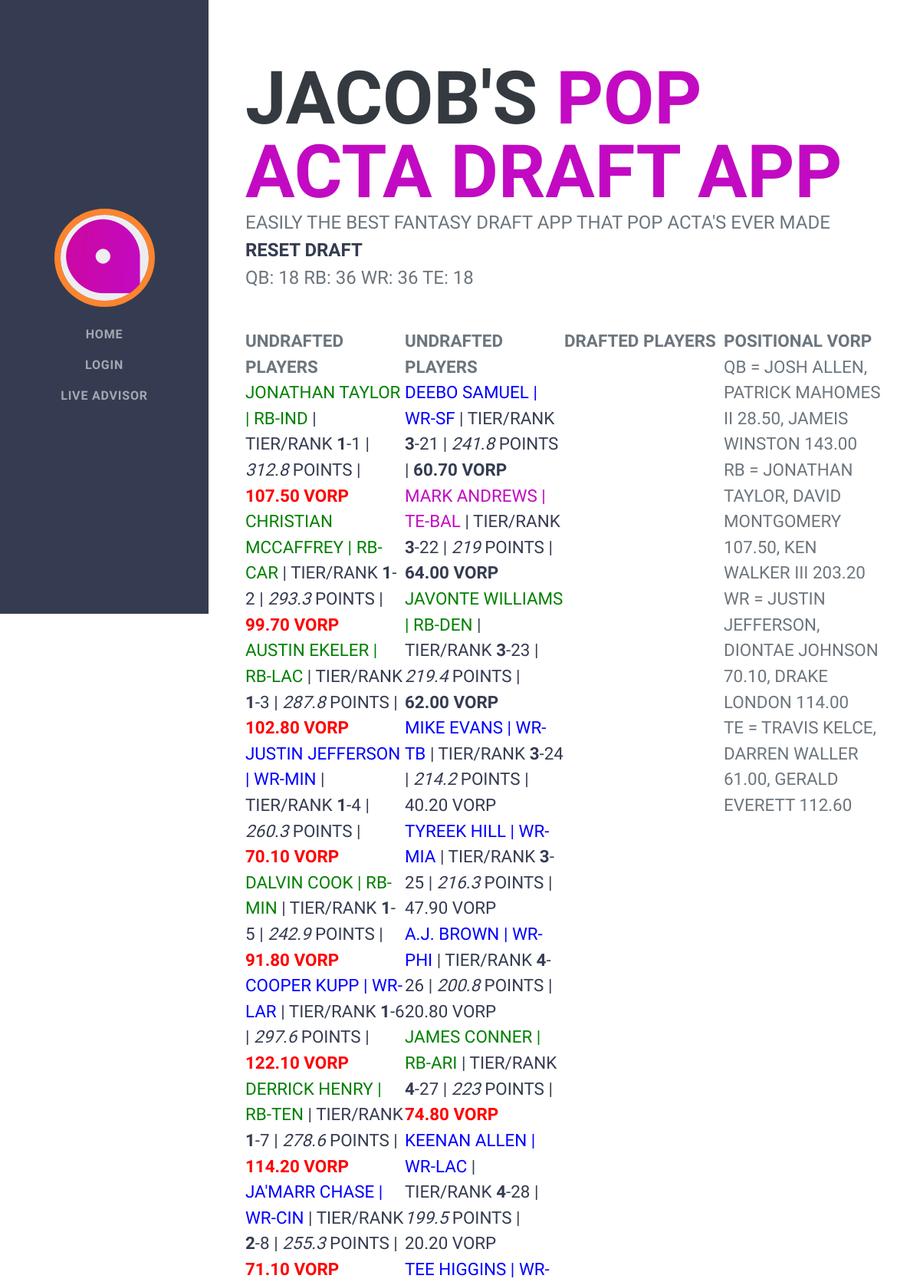
The page /players (upper part) on the database its author committed.
### app/models.py (models this page shows, shortened)
class DraftStatus(db.Model):
    id = db.Column(db.Integer, primary_key=True)
    CurrentTeam = db.Column(db.Integer, default=1)
    CurrentDraftPick = db.Column(db.Integer, default=1)
    DraftDirection = db.Column(db.Integer, default=1)
    TotalQB = db.Column(db.Integer, default=1)
    TotalRB = db.Column(db.Integer, default=2)
    TotalWR = db.Column(db.Integer, default=2)
    TotalTE = db.Column(db.Integer, default=1)
    TotalFLEX = db.Column(db.Integer, default=1)
    TotalDST = db.Column(db.Integer, default=1)
    TotalTeams = db.Column(db.Integer, default=12)
    def RemainingStarters(self):
        QBDrafted = (
            db.session.query(Player.id)
            .filter(Player.ownership_group > 0, Player.position == "QB")
            .count()
        )
        RBDrafted = (
            db.session.query(Player.id)
            .filter(Player.ownership_group > 0, Player.position == "RB")
            .count()
        )
        WRDrafted = (
            db.session.query(Player.id)
            .filter(Player.ownership_group > 0, Player.position == "WR")
            .count()
        )
        TEDrafted = (
            db.session.query(Player.id)
            .filter(Player.ownership_group > 0, Player.position == "WR")
            .count()
        )
        RQB = (self.TotalQB * 18) - QBDrafted
        RRB = (self.TotalRB * 18) - RBDrafted
        RWR = (self.TotalWR * 18) - WRDrafted
        RTE = (self.TotalTE * 18) - TEDrafted
        return RQB, RRB, RWR, RTE
    def PosVorp(self, Position):
        AlreadyDrafted = (
            db.session.query(Player.id)
            .filter(Player.ownership_group > 0, Player.position == Position)
            .count()
        )
        if Position == "QB":
            RemainingSlots = (self.TotalQB * self.TotalTeams) - AlreadyDrafted
        elif Position == "RB":
            RemainingSlots = (self.TotalRB * self.TotalTeams) - AlreadyDrafted
        elif Position == "WR":
            RemainingSlots = (self.TotalWR * self.TotalTeams) - AlreadyDrafted
        elif Position == "TE":
            RemainingSlots = (self.TotalTE * self.TotalTeams) - AlreadyDrafted
        else:
            RemaingSlots = 0
        TopPick = (
            Player.query.filter(
                Player.ownership_group == 0, Player.position == Position
            )
            .order_by(text("draftrank asc"))
            .first()
        )
        RelatedPicks = 0
        DraftRound = (
            Player.query.filter(Player.ownership_group == 0)
            .order_by(text("draftrank asc"))
            .limit(36)
        )
        for player in DraftRound:
            if player.position == Position:
                RelatedPicks += 1
        try:
            NextRoundPick = (
                Player.query.filter(
                    Player.pointprojection < TopPick.pointprojection,
                    Player.ownership_group == 0,
                    Player.position == Position,
                )
                .order_by(text("draftrank asc"))
                .offset(RelatedPicks)
                .first()
            )
        except Exception as errmsg:
            NextRoundPick = TopPick
        BottomPick = (
            Player.query.filter(
                Player.ownership_group == 0, Player.position == Position
            )
            .order_by(text("draftrank asc"))
            .offset(RemainingSlots)
            .first()
        )
        return TopPick, NextRoundPick, BottomPick

class Player(db.Model):
    id = db.Column(db.Integer, primary_key=True)
    playername = db.Column(db.String(120), index=True, unique=True)
    position = db.Column(db.String(5), index=True, unique=False)
    team = db.Column(db.String(5), index=True, unique=False)
    tier = db.Column(db.Integer, index=True, default=0)
    draftrank = db.Column(db.Integer, index=True, default=0)
    pointprojection = db.Column(db.Integer, index=True, default=0)
    vorpatdraft = db.Column(db.Integer, default=0)
    ownership_group = db.Column(db.Integer, index=True, default=0)
    draft_pick = db.Column(db.Integer, default=0)
    def Vorp(self):
        RelatedPicks = 0
        DraftRound = (
            Player.query.filter(Player.ownership_group == 0)
            .order_by(text("draftrank asc"))
            .limit(36)
        )
        for player in DraftRound:
            if player.position == self.position:
                RelatedPicks += 1
        try:
            NextPlayer = (
                Player.query.filter(
                    Player.pointprojection < self.pointprojection,
                    Player.ownership_group == 0,
                    Player.position == self.position,
                )
                .order_by(text("draftrank asc"))
                .offset(RelatedPicks)
                .first()
            )
        except Exception as errmsg:
            NextPlayer = None
        if NextPlayer:
            VorpValue = self.pointprojection - NextPlayer.pointprojection
        else:
            VorpValue = 0
        return VorpValue

### app/routes.py (the view)
@app.route('/players')
def players():
    UndraftedPlayers1 = Player.query.filter(Player.ownership_group == 0).order_by(text('draftrank asc')).limit(20)
    UndraftedPlayers2 = Player.query.filter(Player.ownership_group == 0).order_by(text('draftrank asc')).offset(20).limit(20)
    DraftedPlayers = Player.query.filter(Player.ownership_group > 0).order_by(text('draft_pick desc')).limit(20)
    CurrentDraftStatus = DraftStatus.query.filter(DraftStatus.id == 1).first()
    QBVorp = CurrentDraftStatus.PosVorp('QB')
    RBVorp = CurrentDraftStatus.PosVorp('RB')
    WRVorp = CurrentDraftStatus.PosVorp('WR')
    TEVorp = CurrentDraftStatus.PosVorp('TE')
    return render_template('players.html',
                           title='Players',
                           UndraftedPlayers1=UndraftedPlayers1,
                           UndraftedPlayers2=UndraftedPlayers2,
                           DraftedPlayers=DraftedPlayers,
                           DraftStatus=CurrentDraftStatus,
                           QBVorp = QBVorp,
                           RBVorp = RBVorp,
                           WRVorp = WRVorp,
                           TEVorp = TEVorp
                          )

### app/templates/players.html (shortened to what this page needs)
{% extends "base.html" %}
{% block content %}
<section class="resume-section" id="about">
    <div class="resume-section-content">
        <h1 class="mb-0">
            Jacob's
            <span class="text-primary">Pop Acta Draft App</span>
        </h1>
            <div class="subheading mb-5">
                Easily The Best Fantasy Draft App That Pop Acta's Ever Made<br />
                <a href="{{ '/resetdraft' }}"><b>Reset Draft</b></a><br />
                QB: {{ DraftStatus.RemainingStarters()[0] }} RB: {{ DraftStatus.RemainingStarters()[1] }} WR: {{ DraftStatus.RemainingStarters()[2] }} TE: {{ DraftStatus.RemainingStarters()[3] }}
            </div>
            <div class="player-lists">
                    <div class="col-2">
                        <div class="player-text-1">
                            <b>Undrafted Players</b><br />
                            {% for player in UndraftedPlayers1 %}
                            <a href="{{ '/updateplayerownership/%i' %player.id }}"><span {% if player.position == 'QB' %} class="QB"
                                                                                         {% elif player.position == 'RB' %} class="RB"
                                                                                         {% elif player.position == 'WR' %} class="WR"
                                                                                         {% elif player.position == 'TE' %} class="TE"
                                                                                         {% endif %}>{{ player.playername }} | {{ player.position }}-{{ player.team }}</span> | Tier/Rank <b>{{ player.tier }}</b>-{{ player.draftrank }} | <i>{{ player.pointprojection }}</i> points |
                            {% if player.Vorp() > 50 %}<span class="HighVorp"> {% endif %}{% if player.Vorp() > 70 %}<span class="QB"> {% endif %} {{'%0.2f'| format(player.Vorp()|float)}} VORP </span></span></a><br />
                            {% endfor %}
                        </div>
                    </div>
                    <div class="col-2">
                        <div class="player-text-1">
                            <b>Undrafted Players</b><br />
                            {% for player in UndraftedPlayers2 %}
                            <a href="{{ '/updateplayerownership/%i' %player.id }}"><span {% if player.position == 'QB' %} class="QB"
                                                                                         {% elif player.position == 'RB' %} class="RB"
                                                                                         {% elif player.position == 'WR' %} class="WR"
                                                                                         {% elif player.position == 'TE' %} class="TE"
                                                                                         {% endif %}>{{ player.playername }} | {{ player.position }}-{{ player.team }}</span> | Tier/Rank <b>{{ player.tier }}</b>-{{ player.draftrank }} | <i>{{ player.pointprojection }}</i> points |
                                                                                         {% if player.Vorp() > 50 %}<span class="HighVorp"> {% endif %}{% if player.Vorp() > 70 %}<span class="QB"> {% endif %} {{'%0.2f'| format(player.Vorp()|float)}} VORP </span></span></a><br />
                            {% endfor %}
                        </div>
                    </div>
                    <div class="col-2">
                        <div class="player-text-1">
                            <b>Drafted Players</b><br />
                        </div>
                    </div>
                    <div class="col-2">
                        <div class="player-text-1">
                            <b>Positional VORP</b><br />
                            QB = {{ QBVorp[0].playername }}, {{ QBVorp[1].playername }} {{'%0.2f'| format((QBVorp[0].pointprojection - QBVorp[1].pointprojection)|float) }}, {{ QBVorp[2].playername }} {{'%0.2f'| format((QBVorp[0].pointprojection - QBVorp[2].pointprojection)|float) }} <br />
                            RB = {{ RBVorp[0].playername }}, {{ RBVorp[1].playername }} {{'%0.2f'| format((RBVorp[0].pointprojection - RBVorp[1].pointprojection)|float) }}, {{ RBVorp[2].playername }} {{'%0.2f'| format((RBVorp[0].pointprojection - RBVorp[2].pointprojection)|float) }} <br />
                            WR = {{ WRVorp[0].playername }}, {{ WRVorp[1].playername }} {{'%0.2f'| format((WRVorp[0].pointprojection - WRVorp[1].pointprojection)|float) }}, {{ WRVorp[2].playername }} {{'%0.2f'| format((WRVorp[0].pointprojection - WRVorp[2].pointprojection)|float) }} <br />
                            TE = {{ TEVorp[0].playername }}, {{ TEVorp[1].playername }} {{'%0.2f'| format((TEVorp[0].pointprojection - TEVorp[1].pointprojection)|float) }}, {{ TEVorp[2].playername }} {{'%0.2f'| format((TEVorp[0].pointprojection - TEVorp[2].pointprojection)|float) }} <br />
                        </div>
                    </div>
            </div>
            <br /><br /><br /><br />
        </div>
    </div>
{% endblock %}

### app/templates/base.html (shortened to what this page needs)
<!DOCTYPE html>
<html lang="en">
    <head>
        <link href="{{ url_for('static', filename='css/styles.css') }}" rel="stylesheet" />
    </head>
    <body id="page-top">
        <nav class="navbar navbar-expand-lg navbar-dark bg-primary fixed-top" id="sideNav">
            <a class="navbar-brand js-scroll-trigger" href="#page-top">
                <span class="d-none d-lg-block"><img class="img-fluid img-profile rounded-circle mx-auto mb-2" src="{{ url_for('static', filename='assets/img/icon.png') }}" alt="..." /></span>
            </a>
            <div class="collapse navbar-collapse" id="navbarResponsive">
                <ul class="navbar-nav">
                    <li class="nav-item"><a class="nav-link js-scroll-trigger" href="{{ url_for('index') }}">Home</a></li>
                    <li class="nav-item"><a class="nav-link js-scroll-trigger" href="{{ url_for('login') }}">Login</a></li>
                    <li class="nav-item"><a class="nav-link js-scroll-trigger" href="{{ url_for('players') }}">Live Advisor</a></li>
                </ul>
            </div>
        </nav>
        <div class="container-fluid p-0">
        {% block content %}{% endblock %}
    </body>
</html>

### rows shown on the page
DraftStatus: TotalQB+TotalRB+TotalWR "18", TotalQB+TotalRB+TotalWR "36"
Player: playername "JONATHAN TAYLOR", position "RB", team "IND", tier "1", draftrank "1", pointprojection "312.8", Vorp "107.50", Vorp "99.70", Vorp "102.80", Vorp "70.10", Vorp "91.80", Vorp "122.10", Vorp "114.20", Vorp "71.10", Vorp "60.70", Vorp "64.00", Vorp "62.00", Vorp "40.20", Vorp "47.90", Vorp "20.80", Vorp "74.80", Vorp "20.20", pointprojection.pointprojection "107.50", pointprojection.pointprojection "203.20"
Player: playername "CHRISTIAN MCCAFFREY", position "RB", team "CAR", tier "1", draftrank "2", pointprojection "293.3"
Player: playername "AUSTIN EKELER", position "RB", team "LAC", tier "1", draftrank "3", pointprojection "287.8"
Player: playername "JUSTIN JEFFERSON", position "WR", team "MIN", tier "1", draftrank "4", pointprojection "260.3", pointprojection.pointprojection "70.10", pointprojection.pointprojection "114.00"
Player: playername "DALVIN COOK", position "RB", team "MIN", tier "1", draftrank "5", pointprojection "242.9"
Player: playername "COOPER KUPP", position "WR", team "LAR", tier "1", draftrank "6", pointprojection "297.6"
Player: playername "DERRICK HENRY", position "RB", team "TEN", tier "1", draftrank "7", pointprojection "278.6"
Player: playername "JA'MARR CHASE", position "WR", team "CIN", tier "2", draftrank "8", pointprojection "255.3"
Player: playername "DEEBO SAMUEL", position "WR", team "SF", tier "3", draftrank "21", pointprojection "241.8"
Player: playername "MARK ANDREWS", position "TE", team "BAL", tier "3", draftrank "22", pointprojection "219"
Player: playername "JAVONTE WILLIAMS", position "RB", team "DEN", tier "3", draftrank "23", pointprojection "219.4"
Player: playername "MIKE EVANS", position "WR", team "TB", tier "3", draftrank "24", pointprojection "214.2"
Player: playername "TYREEK HILL", position "WR", team "MIA", tier "3", draftrank "25", pointprojection "216.3"
Player: playername "A.J. BROWN", position "WR", team "PHI", tier "4", draftrank "26", pointprojection "200.8"
Player: playername "JAMES CONNER", position "RB", team "ARI", tier "4", draftrank "27", pointprojection "223"
Player: playername "KEENAN ALLEN", position "WR", team "LAC", tier "4", draftrank "28", pointprojection "199.5"
Player: playername "TEE HIGGINS", position "WR"
Player: playername "JOSH ALLEN", pointprojection.pointprojection "28.50", pointprojection.pointprojection "143.00"
Player: playername "PATRICK MAHOMES II"
Player: playername "JAMEIS WINSTON"
Player: playername "DAVID MONTGOMERY"
Player: playername "KEN WALKER III"
Player: playername "DIONTAE JOHNSON"
Player: playername "DRAKE LONDON"
Player: playername "TRAVIS KELCE", pointprojection.pointprojection "61.00", pointprojection.pointprojection "112.60"
Player: playername "DARREN WALLER"
Player: playername "GERALD EVERETT"
